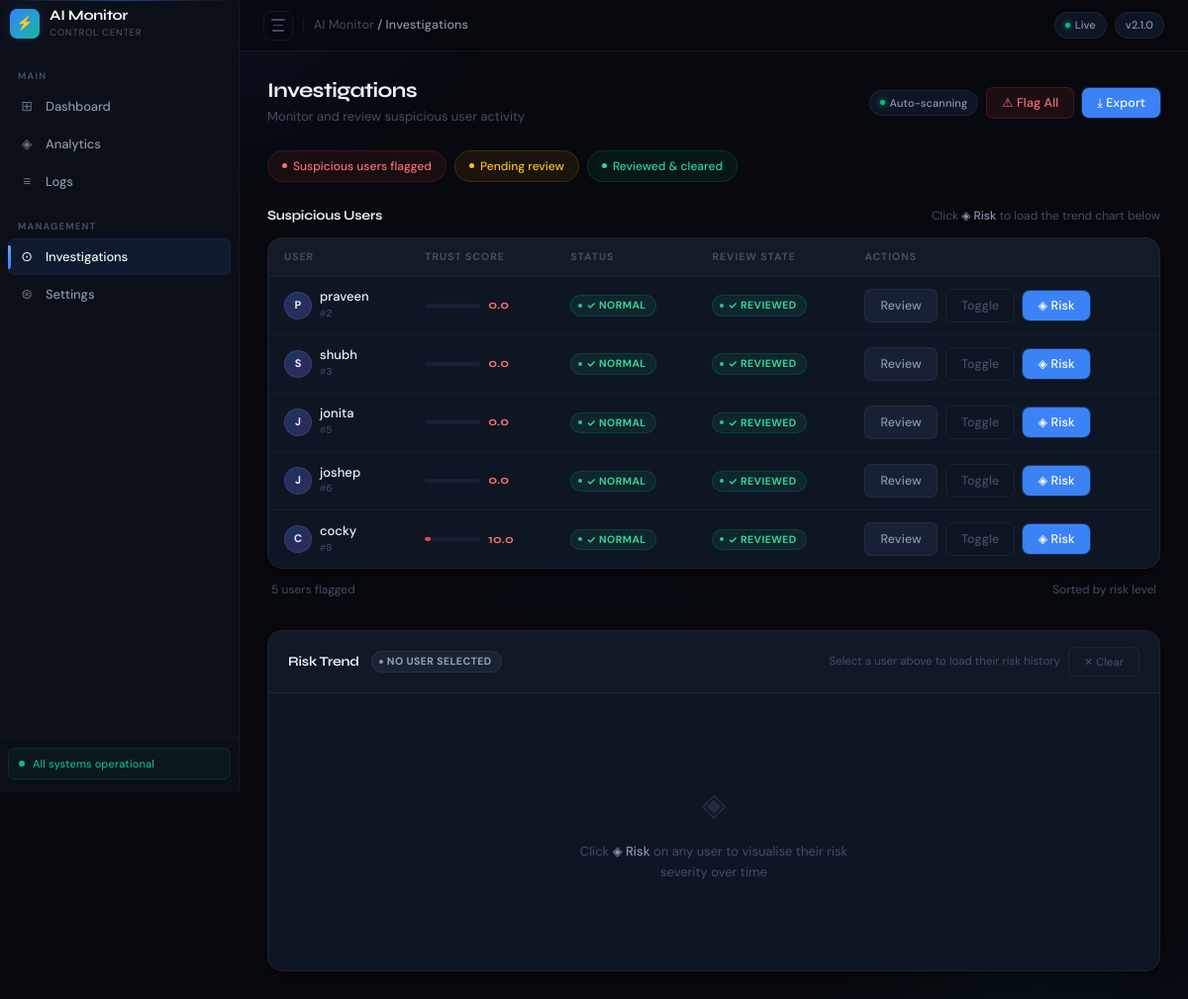
The app's page /investigations/ (signed in) with its own data.
### core/models.py (models this page shows, shortened)
class User(models.Model):
    username = models.CharField(max_length=100, unique=True)
    created_at = models.DateTimeField(auto_now_add=True)
    trust_score = models.FloatField(default=100.0)
    is_suspicious = models.BooleanField(default=False)
    is_reviewed = models.BooleanField(default=False)

### core/views.py (the view)
# urls.py: path('investigations/', investigations_view, name='investigations'),
@login_required
def investigations_view(request):
    suspicious_users = User.objects.filter(trust_score__lt=50).order_by("trust_score")
    return render(request, "investigations.html", {
        "suspicious_users": suspicious_users
    })

### templates/investigations.html (shortened to what this page needs)
{% extends "base.html" %}
{% block content %}
<div class="flex items-center justify-between mb-6 animate-in">
    <div>
        <h1 class="page-title">Investigations</h1>
        <p class="page-subtitle">Monitor and review suspicious user activity</p>
    </div>
    <div class="flex items-center gap-2">
        <div class="topbar-chip">
            <span class="dot"></span>
            Auto-scanning
        </div>
        <button class="btn btn-danger btn-sm" data-loading="1400">
            ⚠ Flag All
        </button>
        <button class="btn btn-primary btn-sm" data-loading="1600">
            ⤓ Export
        </button>
    </div>
</div>
<div class="flex items-center gap-2 mb-6 animate-in delay-1">
    <div class="summary-chip chip-red">
        <span class="chip-dot" style="background:#f87171;"></span>
        Suspicious users flagged
    </div>
    <div class="summary-chip chip-amber">
        <span class="chip-dot" style="background:#fbbf24;"></span>
        Pending review
    </div>
    <div class="summary-chip chip-green">
        <span class="chip-dot" style="background:#34d399;"></span>
        Reviewed &amp; cleared
    </div>
</div>
{% if suspicious_users %}
<div class="animate-in delay-2" style="margin-bottom:32px;">
    <div class="flex items-center justify-between mb-3">
        <span class="section-title">Suspicious Users</span>
        <span style="font-size:12px; color:var(--text-muted);">
            Click <strong style="color:var(--text-secondary); font-weight:500;">◈ Risk</strong>
            to load the trend chart below
        </span>
    </div>
    <div class="table-wrapper">
        <table>
            <thead>
                <tr>
                    <th>User</th>
                    <th>Trust Score</th>
                    <th>Status</th>
                    <th>Review State</th>
                    <th>Actions</th>
                </tr>
            </thead>
            <tbody id="users-tbody">
                {% for user in suspicious_users %}
                <tr class="user-row" id="user-row-{{ user.id }}"
                    data-userid="{{ user.id }}"
                    data-username="{{ user.username }}">
                    <td>
                        <div class="flex items-center gap-2">
                            <div class="user-avatar">
                                {{ user.username|first|upper }}
                            </div>
                            <div>
                                <div class="user-name">{{ user.username }}</div>
                                <div class="user-id-label">#{{ user.id }}</div>
                            </div>
                        </div>
                    </td>
                    <td>
                        <div class="trust-score-cell">
                            <div class="trust-bar-track">
                                <div class="trust-bar-fill"
                                     data-score="{{ user.trust_score }}"
                                     style="
                                        width:0%;
                                        background:{% if user.trust_score < 40 %}var(--red){% elif user.trust_score < 70 %}var(--amber){% else %}var(--green){% endif %};
                                     "></div>
                            </div>
                            <span class="trust-score-value
                                {% if user.trust_score < 40 %}trust-red
                                {% elif user.trust_score < 70 %}trust-amber
                                {% else %}trust-green{% endif %}">
                                {{ user.trust_score }}
                            </span>
                        </div>
                    </td>
                    <td>
                        {% if user.is_suspicious %}
                            <span class="badge badge-danger">⚠ Suspicious</span>
                        {% else %}
                            <span class="badge badge-success">✓ Normal</span>
                        {% endif %}
                    </td>
                    <td>
                        {% if user.is_reviewed %}
                            <span class="badge badge-success">✓ Reviewed</span>
                        {% else %}
                            <span class="badge badge-warning">⏳ Pending</span>
                        {% endif %}
                    </td>
                    <td>
                        <div class="flex items-center gap-2">
                            <a href="/review/{{ user.id }}/"
                               class="btn btn-secondary btn-sm">
                                Review
                            </a>
                            <a href="/toggle/{{ user.id }}/"
                               class="btn btn-ghost btn-sm"
                               style="border:1px solid var(--border);">
                                Toggle
                            </a>
                            <button
                                class="btn btn-primary btn-sm risk-btn"
                                id="risk-btn-{{ user.id }}"
                                data-userid="{{ user.id }}"
                                data-username="{{ user.username }}"
                                onclick="loadRisk({{ user.id }}, '{{ user.username }}')">
                                ◈ Risk
                            </button>
                        </div>
                    </td>
                </tr>
                {% endfor %}
            </tbody>
        </table>
    </div>
    <div class="flex items-center justify-between mt-3"
         style="padding:0 4px;">
        <span style="font-size:12px; color:var(--text-muted);">
            {{ suspicious_users|length }} user{{ suspicious_users|length|pluralize }} flagged
        </span>
        <span style="font-size:12px; color:var(--text-muted);">
            Sorted by risk level
        </span>
    </div>
</div>
{% endif %}
<div class="card animate-in delay-3" id="chart-card"
     style="padding:0; overflow:hidden;">
    <div class="flex items-center justify-between" style="
        padding:16px 20px;
        border-bottom:1px solid var(--border);
        background:rgba(255,255,255,0.012);
    ">
        <div class="flex items-center gap-3">
            <span class="section-title">Risk Trend</span>
            <span class="badge badge-neutral" id="chart-user-label">
                No user selected
            </span>
        </div>
        <div class="flex items-center gap-2">
            <span class="chart-subtitle" id="chart-subtitle">
                Select a user above to load their risk history
            </span>
            <button onclick="clearChart()"
                    class="btn btn-ghost btn-sm"
                    style="border:1px solid var(--border); font-size:11px;">
                ✕ Clear
            </button>
        </div>
    </div>
    <div class="chart-body" id="chart-body">
        <div class="chart-placeholder" id="chart-placeholder">
            <div class="chart-placeholder-icon">◈</div>
            <p class="chart-placeholder-text">
                Click <strong>◈ Risk</strong> on any user to visualise their
                risk severity over time
            </p>
        </div>
    </div>
</div>
{% endblock %}

### templates/base.html (shortened to what this page needs)
{% load static %}
<!DOCTYPE html>
<html lang="en">
<head>
    <link rel="stylesheet" href="{% static 'style.css' %}">
</head>
<body>
<aside class="sidebar" id="sidebar">
    <a href="/" class="sidebar-brand">
        <div class="brand-icon">⚡</div>
        <div>
            <div class="brand-text">AI Monitor</div>
            <div class="brand-sub">Control Center</div>
        </div>
    </a>
    <nav class="sidebar-nav">
        <div class="nav-section-label">Main</div>
        <a href="/" data-tip="Dashboard">
            <span class="nav-icon">⊞</span>
            <span class="nav-label-text">Dashboard</span>
        </a>
        <a href="/analytics/" data-tip="Analytics">
            <span class="nav-icon">◈</span>
            <span class="nav-label-text">Analytics</span>
        </a>
        <a href="/logs/" data-tip="Logs">
            <span class="nav-icon">≡</span>
            <span class="nav-label-text">Logs</span>
        </a>
        <div class="nav-section-label" style="margin-top:10px;">Management</div>
        <a href="/investigations/" data-tip="Investigations">
            <span class="nav-icon">⊙</span>
            <span class="nav-label-text">Investigations</span>
        </a>
        <a href="/settings/" data-tip="Settings">
            <span class="nav-icon">⊛</span>
            <span class="nav-label-text">Settings</span>
        </a>
    </nav>
    <div class="sidebar-footer">
        <div class="sidebar-footer-status">
            <span class="status-dot"></span>
            <span class="status-text">All systems operational</span>
        </div>
    </div>
</aside>
<div class="main" id="main">
    <header class="topbar">
        <div class="topbar-left">
            <button class="sidebar-toggle" id="sidebar-toggle"
                    aria-label="Toggle sidebar" title="Toggle sidebar">
                <span class="bar-top"></span>
                <span class="bar-mid"></span>
                <span class="bar-bot"></span>
            </button>
            <span class="topbar-breadcrumb">
                AI Monitor <span id="breadcrumb-page">/ Overview</span>
            </span>
        </div>
        <div class="topbar-right">
            <div class="topbar-chip">
                <span class="dot"></span>
                Live
            </div>
            <div class="topbar-chip">v2.1.0</div>
        </div>
    </header>
    <div class="page-content">
        {% block content %}{% endblock %}
    </div>
</div>
</body>
</html>

### templates/investigations.html (style rules this page uses)
.summary-chip { display: flex; align-items: center; gap: 6px; padding: 6px 14px; border-radius: var(--radius-full); font-size: 12px; font-weight: 500; transition: var(--transition); cursor: default; user-select: none; }
.chip-dot { width: 5px; height: 5px; border-radius: 50%; display: inline-block; flex-shrink: 0; }
.chip-red { background: rgba(239,68,68,0.08); border: 1px solid rgba(239,68,68,0.16); color: #f87171; }
.chip-amber { background: rgba(245,158,11,0.08); border: 1px solid rgba(245,158,11,0.16); color: #fbbf24; }
.chip-green { background: rgba(16,185,129,0.08); border: 1px solid rgba(16,185,129,0.16); color: #34d399; }
.user-avatar { width: 28px; height: 28px; border-radius: 50%; background: linear-gradient(135deg, rgba(59,130,246,0.28), rgba(139,92,246,0.28)); border: 1px solid rgba(255,255,255,0.08); display: flex; align-items: center; justify-content: center; font-size: 11px; font-weight: 700; color: var(--text-primary); flex-shrink: 0; transition: transform var(--t-base) var(--ease-spring), box-shadow var(--t-base) var(--ease-out); }
.user-name { font-weight: 500; color: var(--text-primary); font-size: 13px; line-height: 1.3; }
.user-id-label { font-size: 10.5px; color: var(--text-muted); font-family: 'JetBrains Mono', monospace; margin-top: 1px; }
.trust-score-cell { display: flex; align-items: center; gap: 8px; }
.trust-bar-track { width: 56px; height: 4px; background: var(--bg-elevated); border-radius: var(--radius-full); overflow: hidden; flex-shrink: 0; }
.trust-bar-fill { height: 100%; border-radius: var(--radius-full); width: 0%; transition: width 0.7s var(--ease-smooth); }
.trust-score-value { font-size: 12px; font-weight: 700; font-family: 'Syne', sans-serif; min-width: 22px; }
.trust-red { color: #f87171; }
.user-row { transition: background var(--t-fast) var(--ease-out), box-shadow var(--t-fast) var(--ease-out), transform var(--t-fast) var(--ease-out); }
.chart-body { padding: 24px; position: relative; min-height: 280px; display: flex; align-items: center; justify-content: center; }
.chart-subtitle { font-size: 11.5px; color: var(--text-muted); }
.chart-placeholder { text-align: center; padding: 32px 24px; animation: fade-in 0.3s var(--ease-out) both; }
.chart-placeholder-icon { font-size: 32px; color: var(--text-muted); opacity: 0.4; margin-bottom: 14px; animation: float 3s ease-in-out infinite; }
.chart-placeholder-text { font-size: 13px; color: var(--text-muted); max-width: 300px; margin: 0 auto; line-height: 1.6; }
.chart-placeholder-text strong { color: var(--text-secondary); font-weight: 500; }

### records on screen
User: username|first "P", username "praveen", id "2", trust_score "0.0", is_suspicious "✓ NORMAL", is_reviewed "✓ REVIEWED"
User: username|first "S", username "shubh", id "3", trust_score "0.0", is_suspicious "✓ NORMAL", is_reviewed "✓ REVIEWED"
User: username|first "J", username "jonita", id "5", trust_score "0.0", is_suspicious "✓ NORMAL", is_reviewed "✓ REVIEWED"
User: username|first "J", username "joshep", id "6", trust_score "0.0", is_suspicious "✓ NORMAL", is_reviewed "✓ REVIEWED"
User: username|first "C", username "cocky", id "8", trust_score "10.0", is_suspicious "✓ NORMAL", is_reviewed "✓ REVIEWED"

### other values on screen
{{ suspicious_users|length }} "5"
